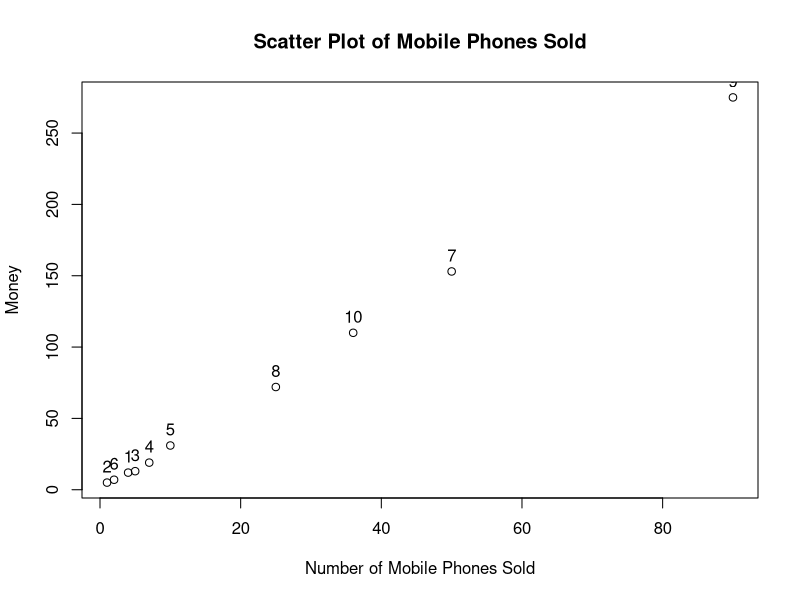

Reproduce this figure in R.
# Given data
x_values <- c(4, 1, 5, 7, 10, 2, 50, 25, 90, 36)
y_values <- c(12, 5, 13, 19, 31, 7, 153, 72, 275, 110)

# Create a scatter plot
plot(x_values, y_values, main="Scatter Plot of Mobile Phones Sold",
     xlab="Number of Mobile Phones Sold", ylab="Money")

# Add labels for each point
text(x_values, y_values, labels=1:length(x_values), pos=3)

# Display the plot
